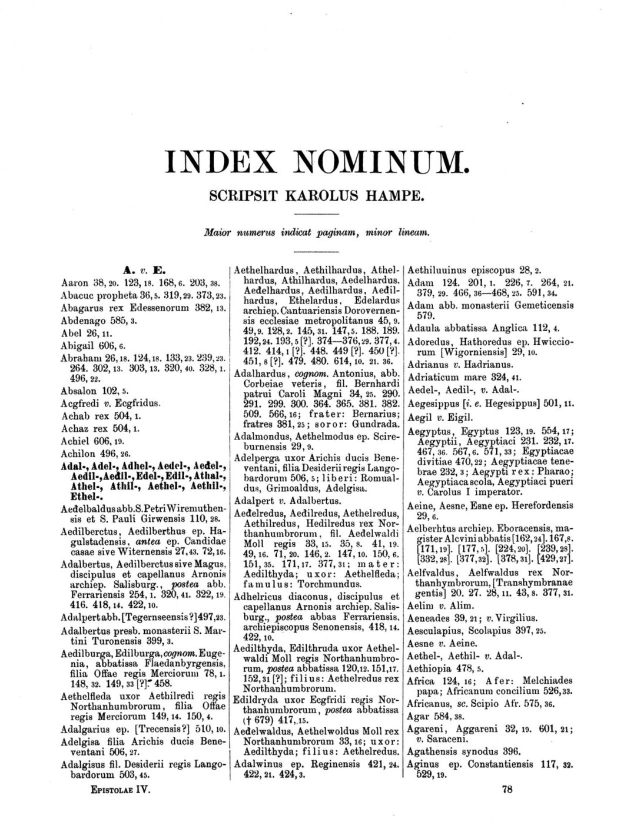
#> input picture index3.JPG, 1243 x 1664 px (shown at 1/2 size)
$ python -i app.py   (imports and definitions only)
#> lines starting #> are read from the running program, lines starting #| are printed output that depends on the picture; after the words box and inside, x2 and y2 are one past the last pixel; in counts of white or black regions, pixels touching at a corner belong together
#> further down, picture is the input picture: shape (1664, 1243, 3); min 0, max 255, mean 232.9
import streamlit as st
import google.generativeai as genai
from PIL import Image
import io
import cv2
import numpy as np

# [1 line not run here, left out]

def order_points(pts):
    rect = np.zeros((4, 2), dtype="float32")
    s = pts.sum(axis=1)
    rect[0] = pts[np.argmin(s)]
    rect[2] = pts[np.argmax(s)]
    diff = np.diff(pts, axis=1)
    rect[1] = pts[np.argmin(diff)]
    rect[3] = pts[np.argmax(diff)]
    return rect

def four_point_transform(image, pts):
    rect = order_points(pts)
    (tl, tr, br, bl) = rect
    widthA = np.sqrt(((br[0] - bl[0]) ** 2) + ((br[1] - bl[1]) ** 2))
    widthB = np.sqrt(((tr[0] - tl[0]) ** 2) + ((tr[1] - tl[1]) ** 2))
    maxWidth = max(int(widthA), int(widthB))
    heightA = np.sqrt(((tr[0] - br[0]) ** 2) + ((tr[1] - br[1]) ** 2))
    heightB = np.sqrt(((tl[0] - bl[0]) ** 2) + ((tl[1] - bl[1]) ** 2))
    maxHeight = max(int(heightA), int(heightB))
    dst = np.array([
        [0, 0],
        [maxWidth - 1, 0],
        [maxWidth - 1, maxHeight - 1],
        [0, maxHeight - 1]], dtype="float32")
    M = cv2.getPerspectiveTransform(rect, dst)
    warped = cv2.warpPerspective(image, M, (maxWidth, maxHeight))
    return warped

def auto_scan_image(pil_image):
    try:
        opencv_image = np.array(pil_image)
        opencv_image = cv2.cvtColor(opencv_image, cv2.COLOR_RGB2BGR)
        ratio = opencv_image.shape[0] / 500.0
#> ratio = 3.33
        orig = opencv_image.copy()
        image = cv2.resize(opencv_image, (int(opencv_image.shape[1] / ratio), 500))
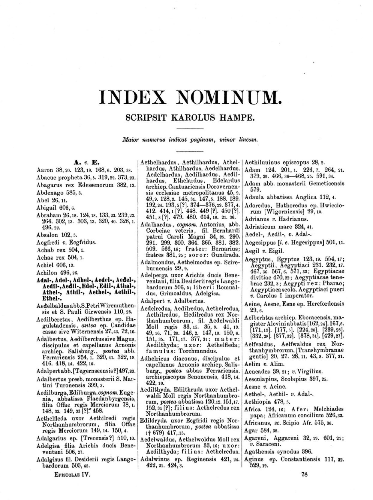
#> image: shape (500, 373, 3); min 0, max 255, mean 232.9
        gray = cv2.cvtColor(image, cv2.COLOR_BGR2GRAY)
        gray = cv2.GaussianBlur(gray, (5, 5), 0)
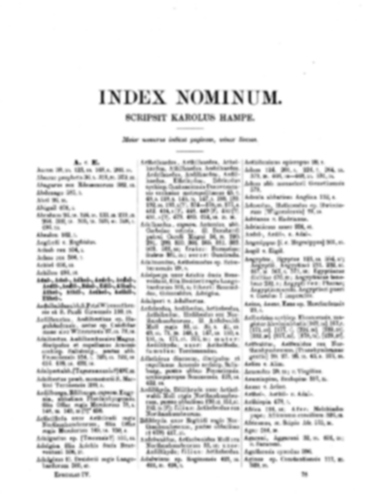
#> gray: shape (500, 373); min 36, max 255, mean 233
        edged = cv2.Canny(gray, 75, 200)
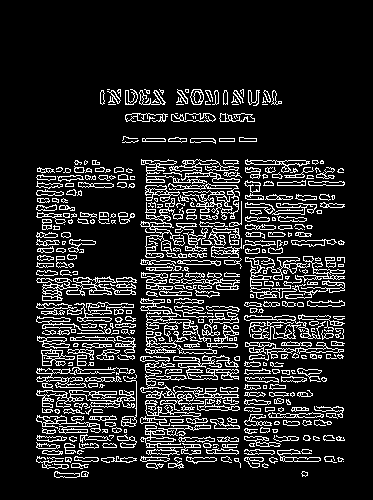
#> edged: shape (500, 373); 13.9% white in thin lines or dots, all inside (x1, y1, x2, y2) = (36, 89, 345, 478)
        cnts = cv2.findContours(edged.copy(), cv2.RETR_LIST, cv2.CHAIN_APPROX_SIMPLE)
#> cnts = 1218 contours, 637 with area under 20; largest, box (x1, y1, x2, y2) and area: (36, 276, 137, 301) 992, (140, 356, 239, 403) 838, (245, 257, 345, 299) 651, (36, 390, 135, 408) 553, (168, 183, 239, 220) 508
        cnts = cnts[0] if len(cnts) == 2 else cnts[1]
        cnts = sorted(cnts, key=cv2.contourArea, reverse=True)[:5]
#> cnts = 5 contours; box (x1, y1, x2, y2) and area: (36, 276, 137, 301) 992, (140, 356, 239, 403) 838, (245, 257, 345, 299) 651, (36, 390, 135, 408) 553, (168, 183, 239, 220) 508
        screenCnt = None
        for c in cnts:
            peri = cv2.arcLength(c, True)
            approx = cv2.approxPolyDP(c, 0.02 * peri, True)
            if len(approx) == 4:
                screenCnt = approx
                break
#> this loop made 5 passes
#> peri on passes 1, 2, 3, 5: 577.3, 791.4, 1155.8, 791.7
#> (peri, approx) on pass 4: (761.5, [[36, 393], [134, 406]])
        if screenCnt is not None:
            warped = four_point_transform(orig, screenCnt.reshape(4, 2) * ratio)
            warped_rgb = cv2.cvtColor(warped, cv2.COLOR_BGR2RGB)
            return Image.fromarray(warped_rgb), True
        else:
            return pil_image, False
    except Exception:
        return pil_image, False

def enhance_image(pil_image):
    try:
        opencv_image = np.array(pil_image)
        if len(opencv_image.shape) == 3:
            gray = cv2.cvtColor(opencv_image, cv2.COLOR_RGB2GRAY)
        else:
            gray = opencv_image
        thresh = cv2.adaptiveThreshold(gray, 255, cv2.ADAPTIVE_THRESH_GAUSSIAN_C, cv2.THRESH_BINARY, 11, 2)
        result_rgb = cv2.cvtColor(thresh, cv2.COLOR_GRAY2RGB)
        return Image.fromarray(result_rgb)
    except Exception:
        return pil_image

# [27 lines not run here, left out]
# [1 line that did not run here, left out]

# [49 lines not run here, left out]

>>> import cv2
>>> picture = cv2.cvtColor(cv2.imread('index3.JPG'), cv2.COLOR_BGR2RGB)
>>> result = auto_scan_image(picture)

$ run again, on index1.PNG
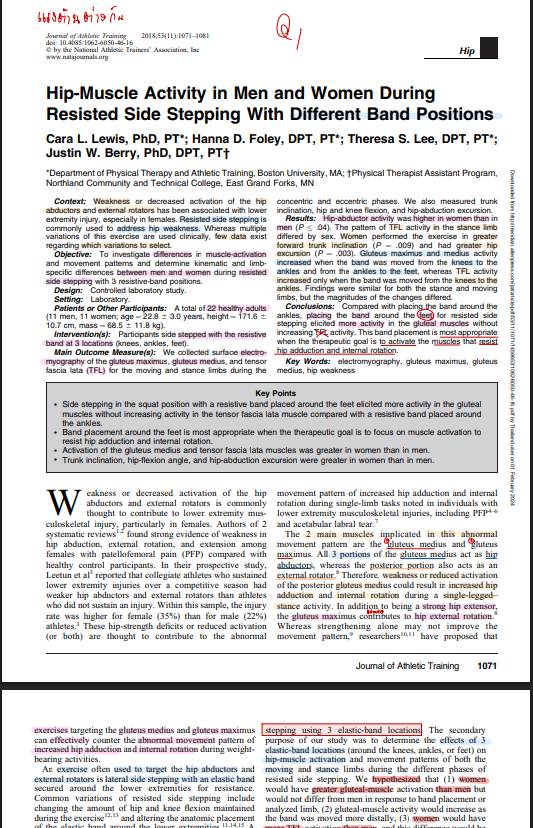
#> input picture index1.PNG, 533 x 828 px
#> in auto_scan_image, opencv_image is the input picture: shape (828, 533, 3); mean B, G, R 219.4, 218.9, 220.4
#> in auto_scan_image, `edged = cv2.Canny(gray, 75, 200)`:
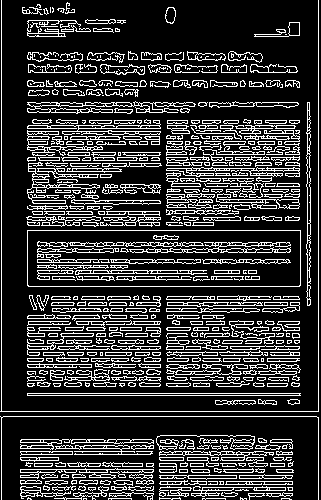
#> edged: shape (500, 321); 21.2% white in thin lines or dots
#> in auto_scan_image, `cnts = cv2.findContours(edged.copy(), cv2.RETR_LIST, cv2.CHAIN_APPROX_..`: cnts = 1417 contours, 647 with area under 20; largest, box (x1, y1, x2, y2) and area: (27, 230, 301, 287) 15287, (27, 230, 301, 287) 15283, (27, 101, 196, 114) 862, (129, 242, 291, 253) 630, (27, 393, 301, 396) 545
#> in auto_scan_image, `cnts = sorted(cnts, key=cv2.contourArea, reverse=True)[:5]`: cnts = 5 contours; box (x1, y1, x2, y2) and area: (27, 230, 301, 287) 15287, (27, 230, 301, 287) 15283, (27, 101, 196, 114) 862, (129, 242, 291, 253) 630, (27, 393, 301, 396) 545
#> the loop in auto_scan_image, `for c in cnts:` made 1 pass
#> (peri, screenCnt) on pass 1: (656.8, [[27, 230], [28, 286], [300, 285], [300, 230]])
#> s = [425.6, 520, 968.8, 877.7]
#> diff = [336.2, 427.2, -24.84, -115.9]
#> rect = [[44.71, 380.9], [496.8, 380.9], [496.8, 472], [46.37, 473.6]]
#> tl = [44.71, 380.9]; tr = [496.8, 380.9]; br = [496.8, 472]; bl = [46.37, 473.6]
#> widthA = 450.4
#> widthB = 452.1
#> maxWidth = 452
#> heightA = 91.08
#> heightB = 92.75
#> maxHeight = 92
#> dst = [[0, 0], [451, 0], [451, 91], [0, 91]]
#> M = [[0.964, -0.0172, -36.54], [0, 0.962, -366.3], [-3.9e-05, -3.82e-05, 1]]
#> in four_point_transform, `warped = cv2.warpPerspective(image, M, (maxWidth, maxHeight))`:
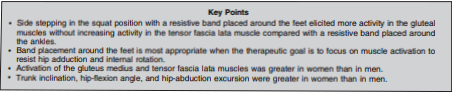
#> warped: shape (92, 452, 3); mean B, G, R 188, 186.3, 186

$ run again, on index2.PNG
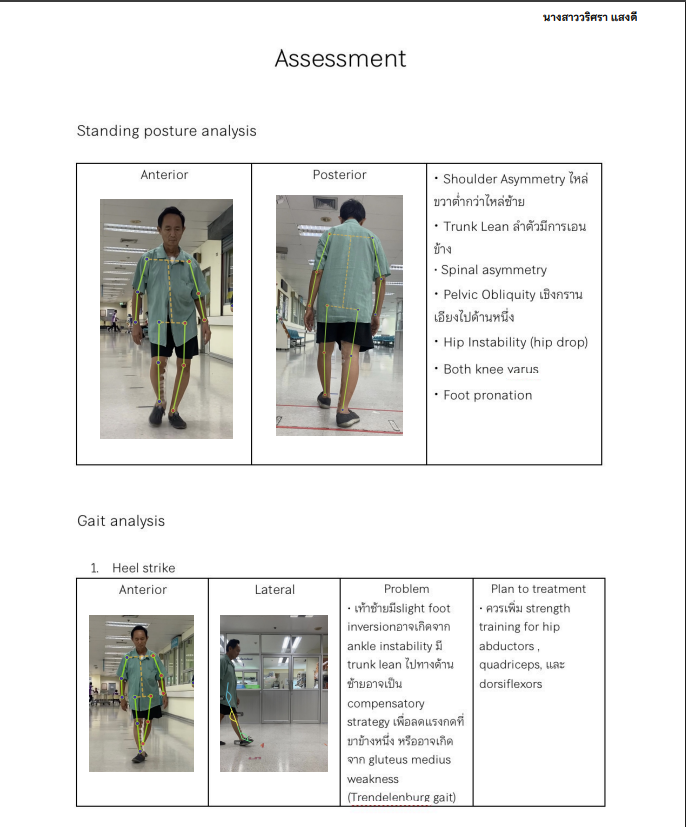
#> input picture index2.PNG, 686 x 827 px
#> in auto_scan_image, opencv_image is the input picture: shape (827, 686, 3); mean B, G, R 227.6, 229.1, 229
#> in auto_scan_image, `edged = cv2.Canny(gray, 75, 200)`:
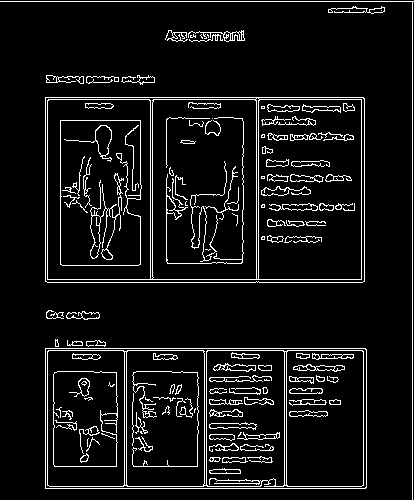
#> edged: shape (500, 414); 7.7% white in thin lines or dots
#> in auto_scan_image, `cnts = cv2.findContours(edged.copy(), cv2.RETR_LIST, cv2.CHAIN_APPROX_..`: cnts = 264 contours, 101 with area under 20; largest, box (x1, y1, x2, y2) and area: (45, 97, 365, 283) 59010, (45, 348, 367, 489) 44939, (45, 348, 367, 489) 44935, (47, 350, 364, 487) 42600, (152, 99, 257, 280) 18713
#> in auto_scan_image, `cnts = sorted(cnts, key=cv2.contourArea, reverse=True)[:5]`: cnts = 5 contours; box (x1, y1, x2, y2) and area: (45, 97, 365, 283) 59010, (45, 348, 367, 489) 44939, (45, 348, 367, 489) 44935, (47, 350, 364, 487) 42600, (152, 99, 257, 280) 18713
#> the loop in auto_scan_image, `for c in cnts:` made 1 pass
#> (peri, screenCnt) on pass 1: (1007.9, [[45, 97], [45, 281], [364, 281], [363, 97]])
#> s = [234.9, 539.2, 1066.8, 760.8]
#> diff = [86.01, 390.3, -137.3, -440]
#> rect = [[74.43, 160.4], [600.4, 160.4], [602.1, 464.8], [74.43, 464.8]]
#> tl = [74.43, 160.4]; tr = [600.4, 160.4]; br = [602.1, 464.8]; bl = [74.43, 464.8]
#> widthA = 527.6
#> widthB = 526
#> maxWidth = 527
#> heightA = 304.3
#> maxHeight = 304
#> dst = [[0, 0], [526, 0], [526, 303], [0, 303]]
#> M = [[1, -9.27e-18, -74.56], [-7.75e-18, 1, -160.5], [-4.47e-19, 1.04e-05, 1]]
#> in four_point_transform, `warped = cv2.warpPerspective(image, M, (maxWidth, maxHeight))`:
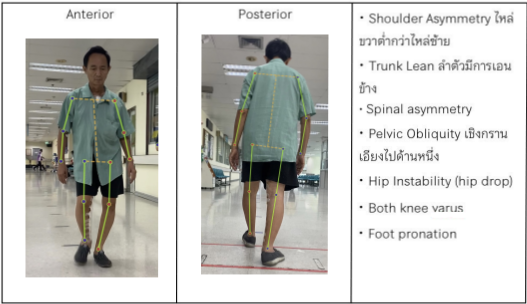
#> warped: shape (304, 527, 3); mean B, G, R 199.2, 202.8, 202.5
